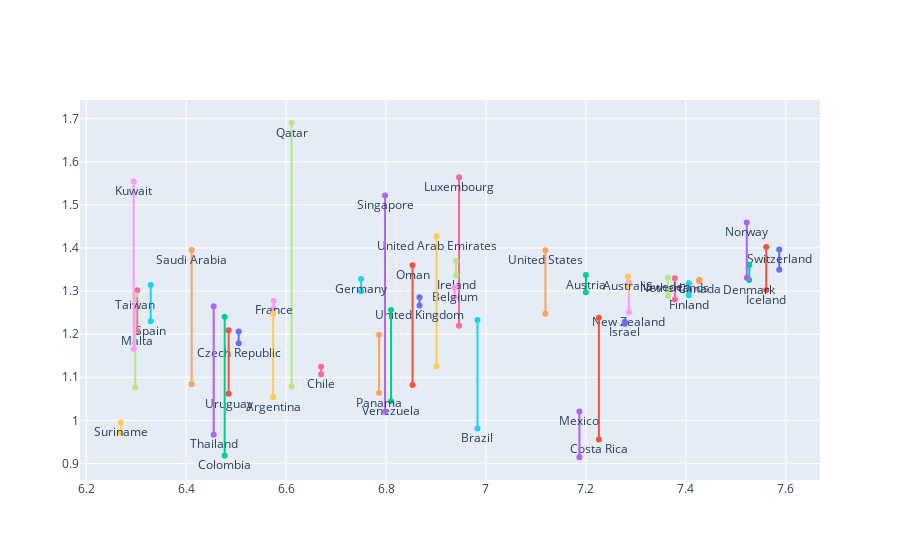

Here is the notebook cell this chart was saved with:
### Code cell
#Change rating from Economy to Family:
vis15 = data15[['Happiness Score','Economy (GDP per Capita)','Family','Country']]

fig = go.Figure()

for x in range(40):
    fig.add_trace(go.Scatter(
        x=[vis15.iloc[x,:]['Happiness Score'], vis15.iloc[x,:]['Happiness Score']],
        y=[vis15.iloc[x,:]['Economy (GDP per Capita)'],vis15.iloc[x,:]['Family']],
        mode="markers+lines+text",
        text = [vis15.iloc[x,:]['Country']],
        textposition="bottom center"
    ))

    fig.update_layout(  
        showlegend=False,
    )
fig.show()

### Figure 1 — Plotly figure (JSON) as saved in the notebook; plotly's stock layout.template omitted (floating-point values rounded to 4 significant figures)
{"data": [{"mode": "markers+lines+text", "text": ["Switzerland"], "textposition": "bottom center", "type": "scatter", "x": [7.587, 7.587], "y": [1.397, 1.35]}, {"mode": "markers+lines+text", "text": ["Iceland"], "textposition": "bottom center", "type": "scatter", "x": [7.561, 7.561], "y": [1.302, 1.402]}, {"mode": "markers+lines+text", "text": ["Denmark"], "textposition": "bottom center", "type": "scatter", "x": [7.527, 7.527], "y": [1.325, 1.361]}, {"mode": "markers+lines+text", "text": ["Norway"], "textposition": "bottom center", "type": "scatter", "x": [7.522, 7.522], "y": [1.459, 1.331]}, {"mode": "markers+lines+text", "text": ["Canada"], "textposition": "bottom center", "type": "scatter", "x": [7.427, 7.427], "y": [1.326, 1.323]}, {"mode": "markers+lines+text", "text": ["Finland"], "textposition": "bottom center", "type": "scatter", "x": [7.406, 7.406], "y": [1.29, 1.318]}, {"mode": "markers+lines+text", "text": ["Netherlands"], "textposition": "bottom center", "type": "scatter", "x": [7.378, 7.378], "y": [1.329, 1.28]}, {"mode": "markers+lines+text", "text": ["Sweden"], "textposition": "bottom center", "type": "scatter", "x": [7.364, 7.364], "y": [1.332, 1.289]}, {"mode": "markers+lines+text", "text": ["New Zealand"], "textposition": "bottom center", "type": "scatter", "x": [7.286, 7.286], "y": [1.25, 1.32]}, {"mode": "markers+lines+text", "text": ["Australia"], "textposition": "bottom center", "type": "scatter", "x": [7.284, 7.284], "y": [1.334, 1.309]}, {"mode": "markers+lines+text", "text": ["Israel"], "textposition": "bottom center", "type": "scatter", "x": [7.278, 7.278], "y": [1.229, 1.224]}, {"mode": "markers+lines+text", "text": ["Costa Rica"], "textposition": "bottom center", "type": "scatter", "x": [7.226, 7.226], "y": [0.9558, 1.238]}, {"mode": "markers+lines+text", "text": ["Austria"], "textposition": "bottom center", "type": "scatter", "x": [7.2, 7.2], "y": [1.337, 1.297]}, {"mode": "markers+lines+text", "text": ["Mexico"], "textposition": "bottom center", "type": "scatter", "x": [7.187, 7.187], "y": [1.021, 0.9145]}, {"mode": "markers+lines+text", "text": ["United States"], "textposition": "bottom center", "type": "scatter", "x": [7.119, 7.119], "y": [1.395, 1.247]}, {"mode": "markers+lines+text", "text": ["Brazil"], "textposition": "bottom center", "type": "scatter", "x": [6.983, 6.983], "y": [0.9812, 1.233]}, {"mode": "markers+lines+text", "text": ["Luxembourg"], "textposition": "bottom center", "type": "scatter", "x": [6.946, 6.946], "y": [1.564, 1.22]}, {"mode": "markers+lines+text", "text": ["Ireland"], "textposition": "bottom center", "type": "scatter", "x": [6.94, 6.94], "y": [1.336, 1.369]}, {"mode": "markers+lines+text", "text": ["Belgium"], "textposition": "bottom center", "type": "scatter", "x": [6.937, 6.937], "y": [1.308, 1.286]}, {"mode": "markers+lines+text", "text": ["United Arab Emirates"], "textposition": "bottom center", "type": "scatter", "x": [6.901, 6.901], "y": [1.427, 1.126]}, {"mode": "markers+lines+text", "text": ["United Kingdom"], "textposition": "bottom center", "type": "scatter", "x": [6.867, 6.867], "y": [1.266, 1.285]}, {"mode": "markers+lines+text", "text": ["Oman"], "textposition": "bottom center", "type": "scatter", "x": [6.853, 6.853], "y": [1.36, 1.082]}, {"mode": "markers+lines+text", "text": ["Venezuela"], "textposition": "bottom center", "type": "scatter", "x": [6.81, 6.81], "y": [1.044, 1.256]}, {"mode": "markers+lines+text", "text": ["Singapore"], "textposition": "bottom center", "type": "scatter", "x": [6.798, 6.798], "y": [1.522, 1.02]}, {"mode": "markers+lines+text", "text": ["Panama"], "textposition": "bottom center", "type": "scatter", "x": [6.786, 6.786], "y": [1.064, 1.198]}, {"mode": "markers+lines+text", "text": ["Germany"], "textposition": "bottom center", "type": "scatter", "x": [6.75, 6.75], "y": [1.328, 1.299]}, {"mode": "markers+lines+text", "text": ["Chile"], "textposition": "bottom center", "type": "scatter", "x": [6.67, 6.67], "y": [1.107, 1.124]}, {"mode": "markers+lines+text", "text": ["Qatar"], "textposition": "bottom center", "type": "scatter", "x": [6.611, 6.611], "y": [1.69, 1.079]}, {"mode": "markers+lines+text", "text": ["France"], "textposition": "bottom center", "type": "scatter", "x": [6.575, 6.575], "y": [1.278, 1.26]}, {"mode": "markers+lines+text", "text": ["Argentina"], "textposition": "bottom center", "type": "scatter", "x": [6.574, 6.574], "y": [1.054, 1.248]}, {"mode": "markers+lines+text", "text": ["Czech Republic"], "textposition": "bottom center", "type": "scatter", "x": [6.505, 6.505], "y": [1.179, 1.206]}, {"mode": "markers+lines+text", "text": ["Uruguay"], "textposition": "bottom center", "type": "scatter", "x": [6.485, 6.485], "y": [1.062, 1.209]}, {"mode": "markers+lines+text", "text": ["Colombia"], "textposition": "bottom center", "type": "scatter", "x": [6.477, 6.477], "y": [0.9186, 1.24]}, {"mode": "markers+lines+text", "text": ["Thailand"], "textposition": "bottom center", "type": "scatter", "x": [6.455, 6.455], "y": [0.9669, 1.265]}, {"mode": "markers+lines+text", "text": ["Saudi Arabia"], "textposition": "bottom center", "type": "scatter", "x": [6.411, 6.411], "y": [1.395, 1.084]}, {"mode": "markers+lines+text", "text": ["Spain"], "textposition": "bottom center", "type": "scatter", "x": [6.329, 6.329], "y": [1.23, 1.314]}, {"mode": "markers+lines+text", "text": ["Malta"], "textposition": "bottom center", "type": "scatter", "x": [6.302, 6.302], "y": [1.207, 1.302]}, {"mode": "markers+lines+text", "text": ["Taiwan"], "textposition": "bottom center", "type": "scatter", "x": [6.298, 6.298], "y": [1.291, 1.076]}, {"mode": "markers+lines+text", "text": ["Kuwait"], "textposition": "bottom center", "type": "scatter", "x": [6.295, 6.295], "y": [1.554, 1.166]}, {"mode": "markers+lines+text", "text": ["Suriname"], "textposition": "bottom center", "type": "scatter", "x": [6.269, 6.269], "y": [0.9953, 0.972]}], "layout": {"showlegend": false}}
